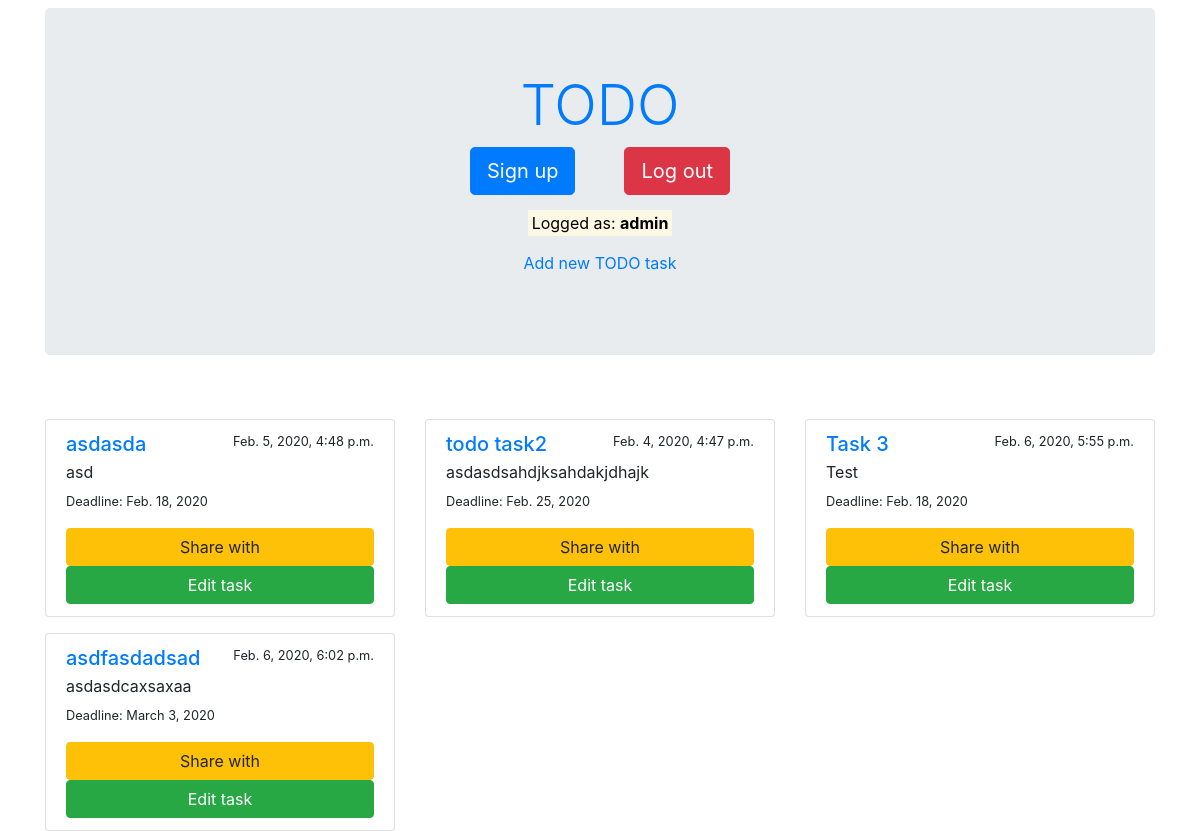
The app's page / (signed in), older data.
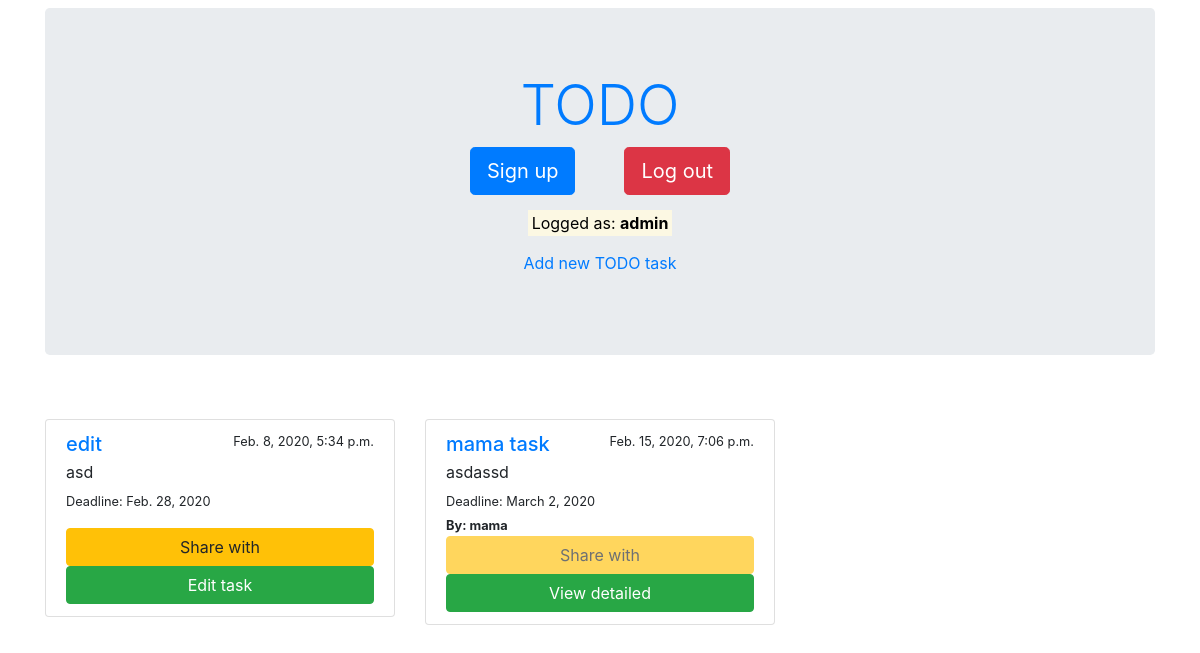
The same page, newer data.
### app1/models.py (models this page shows, shortened)
class Task(models.Model):
    goal = models.CharField(max_length=150, verbose_name="Goal")
    description = models.TextField(verbose_name="Task description")
    created_date = models.DateTimeField()
    end_date = models.DateTimeField()
    by_who = models.CharField(max_length=150, verbose_name="Created by")
    viewable_by = models.ManyToManyField(User, related_name="viewable_by")
    editable_by = models.ManyToManyField(User, related_name="editable_by")
    class Meta:
        verbose_name = 'Task'
        verbose_name_plural = 'Tasks'

### app1/views.py (the view)
# urls.py: re_path('^$', views.homepage, name="homepage"),
def homepage(request):
    todo_tasks = Task.objects.filter(by_who__exact=request.user)
    shared_todo_tasks = Task.objects.filter(viewable_by__username__exact=request.user)
    shared_todo_tasks_to_edit = Task.objects.filter(editable_by__username__exact=request.user)
    return render(request, 'app1/homepage.html', {'todo_tasks': todo_tasks,
                                                  'shared_todo_tasks': shared_todo_tasks,
                                                  'shared_todo_tasks_to_edit': shared_todo_tasks_to_edit})

### templates/app1/homepage.html (shortened to what this page needs)
{% extends 'main/main.html' %}
{% block content %}
    <div class="container mt-5">
        <div class="row">
            {% for task in todo_tasks %}
                <div class="col-md-4 mt-3">
                    <div class="list-group">
                        <div class="list-group-item">
                            <div class="d-flex w-100 justify-content-between">
                                <a href="{{ task.id }}/view-task"><h5 class="mb-1">{{ task.goal }}</h5></a>
                                <small>{{ task.created_date }}</small>
                            </div>
                            <p class="mb-1">{{ task.description|truncatechars:25}}</p>
                            <p><small>Deadline: {{ task.end_date|date }}</small></p>
                            <a href="{{ task.id }}/share-task" class="btn btn-warning" style="width: 100%;">Share
                                with
                            </a>
                            <a href="{{ task.id }}/edit-task" class="btn btn-success" style="width: 100%;">Edit
                                task
                            </a>
                        </div>
                    </div>
                </div>
            {% endfor %}
            {% for shared_task in shared_todo_tasks %}
                <div class="col-md-4 mt-3">
                    <div class="list-group">
                        <div class="list-group-item">
                            <div class="d-flex w-100 justify-content-between">
                                <a href="#"><h5 class="mb-1">{{ shared_task.goal }}</h5></a>
                                <small>{{ shared_task.created_date }}</small>
                            </div>
                            <p class="mb-1">{{ shared_task.description|truncatechars:25 }}</p>
                            <small>Deadline: {{ shared_task.end_date|date }}</small><br>
                            <small><b>By: {{ shared_task.by_who }}</b></small>
                            <a href="#" class="btn btn-warning disabled" style="width: 100%;">Share
                                with
                            </a>
                            {% if shared_task in shared_todo_tasks_to_edit %}
                                <a href="{{ shared_task.id }}/view-task" class="btn btn-success" style="width: 100%;">View detailed</a>
                            {% else %}
                                <a href="#" class="btn btn-success disabled" style="width: 100%;">Edit
                                    task
                                </a>
                            {% endif %}
                        </div>
                    </div>
                </div>
            {% endfor %}
        </div>
    </div>
{% endblock content %}

### templates/main/main.html (shortened to what this page needs)
<!DOCTYPE html>
<html lang="en">
<head>
    <link rel="stylesheet" href="https://stackpath.bootstrapcdn.com/bootstrap/4.4.0/css/bootstrap.min.css">
</head>
<body>
    <div class="container">
        <div class="jumbotron mt-2">
                <h1 class="display-4 text-center"><a href="{% url 'homepage' %}">TODO</a></h1>
            <div class="col-sm-12" style="text-align: center">
                <p class="lead" style="display:inline-block; width: 150px">
                    <a class="btn btn-primary btn-lg" href="{% url 'signup' %}" role="button">Sign up</a>
                </p>
                {% if request.user.is_authenticated %}
                    <p class="lead" style="display: inline-block; width: 150px">
                        <a class="btn btn-danger btn-lg" href="{% url 'logout' %}" role="button">Log out</a>
                    </p>
                {% endif %}
            </div>
            <div style="text-align: center">
                {% if request.user.is_authenticated %}
                    <p>
                        <mark>Logged as: <b>{{ request.user }}</b></mark>
                    </p>
                    <p>
                            <a href="{% url 'add_task' %}">Add new TODO task</a>
                    </p>
                {% endif %}
            </div>
        </div>
    </div>
{% block content %}
{% endblock content %}
</body>
</html>

Row changes from the older to the newer data that the page shows:
removed Task: goal "asdasda", created_date "Feb. 5, 2020, 4:48 p.m.", description "asd", end_date "Feb. 18, 2020", {{ task.id }} 1 (drawn), shown under "TODO"
removed Task: goal "todo task2", created_date "Feb. 4, 2020, 4:47 p.m.", description "asdasdsahdjksahdakjdhajk", end_date "Feb. 25, 2020", shown under "TODO"
removed Task: goal "Task 3", created_date "Feb. 6, 2020, 5:55 p.m.", description "Test", end_date "Feb. 18, 2020", shown under "TODO"
removed Task: goal "asdfasdadsad", created_date "Feb. 6, 2020, 6:02 p.m.", description "asdasdcaxsaxaa", end_date "March 3, 2020", shown under "TODO"
added Task: goal "edit", created_date "Feb. 8, 2020, 5:34 p.m.", description "asd", end_date "Feb. 28, 2020", shown under "TODO"
added Task: goal "mama task", created_date "Feb. 15, 2020, 7:06 p.m.", description "asdassd", end_date "March 2, 2020", by_who "mama"
